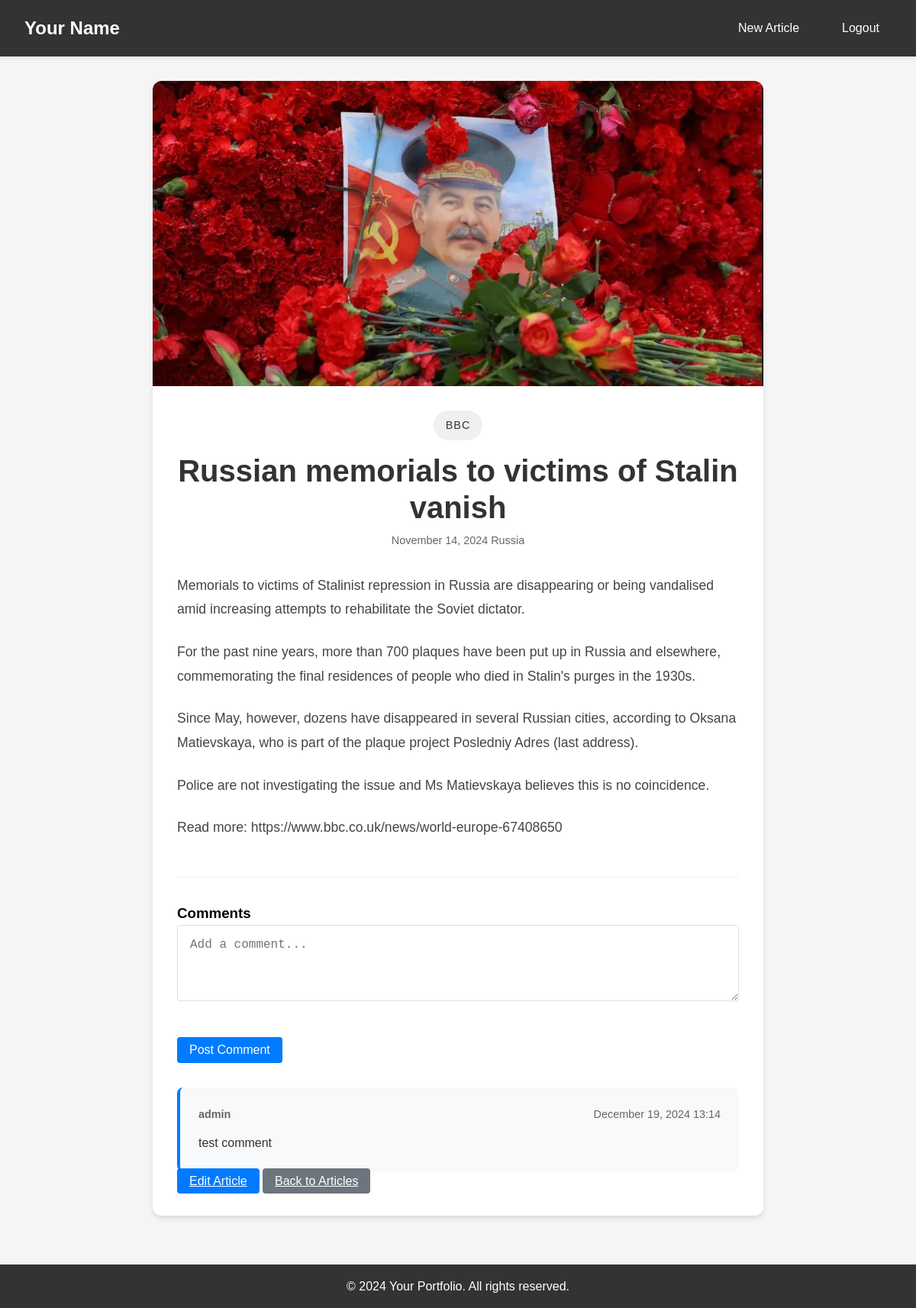
Page /article/7 (signed in) on the committed database.
### app.py (models this page shows, shortened)
class Article(db.Model):
    id = db.Column(db.Integer, primary_key=True)
    title = db.Column(db.String(200), nullable=False)
    content = db.Column(db.Text, nullable=False)
    publication = db.Column(db.String(100))
    date_published = db.Column(db.DateTime, nullable=False)
    category = db.Column(db.String(50))
    image_filename = db.Column(db.String(100))
    user_id = db.Column(db.Integer, db.ForeignKey('user.id'), nullable=False)
    comments = db.relationship('Comment', backref='article', lazy=True, cascade="all, delete-orphan")

class Comment(db.Model):
    id = db.Column(db.Integer, primary_key=True)
    content = db.Column(db.Text, nullable=False)
    created_at = db.Column(db.DateTime, default=datetime.utcnow)
    article_id = db.Column(db.Integer, db.ForeignKey('article.id'), nullable=False)
    user_id = db.Column(db.Integer, db.ForeignKey('user.id'), nullable=False)

class User(UserMixin, db.Model):
    id = db.Column(db.Integer, primary_key=True)
    username = db.Column(db.String(80), unique=True, nullable=False)
    password = db.Column(db.String(120), nullable=False)
    articles = db.relationship('Article', backref='author', lazy=True)
    comments = db.relationship('Comment', backref='user', lazy=True)

### app.py (the view)
@app.route('/article/<int:id>')
def article(id):
    article = Article.query.get_or_404(id)
    return render_template('article.html', article=article)

### app.py (called while the page is built)
@login_manager.user_loader
def load_user(user_id):
    return User.query.get(int(user_id))

### templates/article.html
{% extends "base.html" %}
{% block content %}
<div class="single-article">
   {% if article.image_filename %}
   <div class="article-hero">
       <img src="{{ url_for('static', filename='article_images/' + article.image_filename) }}" alt="{{ article.title }}">
   </div>
   {% endif %}
   <div class="article-container">
       <div class="article-header">
           <div class="article-source">{{ article.publication }}</div>
           <h1 class="article-title">{{ article.title }}</h1>
           <div class="article-meta">
               <span class="date">{{ article.date_published.strftime('%B %d, %Y') }}</span>
               {% if article.category %}
               <span class="category">{{ article.category }}</span>
               {% endif %}
           </div>
       </div>
       <div class="article-body">
           {% for paragraph in article.content.split('[PARA]') %}
               <p>{{ paragraph }}</p>
           {% endfor %}
       </div>
       <div class="comments-section">
           <h3>Comments</h3>
           {% if current_user.is_authenticated %}
           <form method="POST" action="{{ url_for('add_comment', id=article.id) }}" class="comment-form">
               <div class="form-group">
                   <textarea name="content" required placeholder="Add a comment..."></textarea>
               </div>
               <button type="submit" class="btn btn-primary">Post Comment</button>
           </form>
           {% else %}
           <p>Please <a href="{{ url_for('login') }}">login</a> to comment.</p>
           {% endif %}
           <div class="comments-list">
               {% for comment in article.comments|sort(attribute='created_at', reverse=true) %}
               <div class="comment">
                   <div class="comment-meta">
                       <strong>{{ comment.user.username }}</strong>
                       <span>{{ comment.created_at.strftime('%B %d, %Y %H:%M') }}</span>
                   </div>
                   <div class="comment-content">
                       {{ comment.content }}
                   </div>
               </div>
               {% else %}
               <p class="no-comments">No comments yet. Be the first to comment!</p>
               {% endfor %}
           </div>
       </div>
       {% if current_user.is_authenticated and article.user_id == current_user.id %}
       <div class="article-actions">
           <a href="{{ url_for('edit_article', id=article.id) }}" class="btn btn-edit">Edit Article</a>
           <a href="{{ url_for('home') }}" class="btn btn-back">Back to Articles</a>
       </div>
       {% else %}
       <div class="article-actions">
           <a href="{{ url_for('home') }}" class="btn btn-back">Back to Articles</a>
       </div>
       {% endif %}
   </div>
</div>
{% endblock %}

### static/test.css (style rules this page uses)
* { margin: 0; padding: 0; box-sizing: border-box; }
body { font-family: Arial, sans-serif; line-height: 1.6; min-height: 100vh; display: flex; flex-direction: column; background-color: #f5f5f5; }
.article-title { font-size: 1.5rem; color: #333; margin-bottom: 0.5rem; }
.article-meta { color: #666; font-size: 0.9rem; margin-bottom: 1rem; }
.form-group { margin-bottom: 1.5rem; }
.form-group input, .form-group textarea, .form-group select { width: 100%; padding: 0.75rem; border: 1px solid #ddd; border-radius: 4px; font-size: 1rem; background-color: white; }
.form-group textarea { min-height: 150px; resize: vertical; }
.btn { padding: 0.5rem 1rem; border: none; border-radius: 4px; cursor: pointer; font-size: 1rem; transition: background-color 0.3s; }
.btn-primary { background-color: #007bff; color: white; }
.btn-edit { background-color: #007bff; color: white; }
.btn-back { background-color: #6c757d; color: white; }
.single-article { background: white; border-radius: 12px; overflow: hidden; box-shadow: 0 4px 6px rgba(0, 0, 0, 0.1); margin-bottom: 2rem; }
.article-hero { width: 100%; height: 400px; position: relative; overflow: hidden; }
.article-hero img { width: 100%; height: 100%; object-fit: cover; }
.article-container { max-width: 800px; margin: 0 auto; padding: 2rem; }
.article-header { margin-bottom: 2rem; text-align: center; }
.article-source { display: inline-block; background: #f0f0f0; color: #333; padding: 0.5rem 1rem; border-radius: 20px; font-size: 0.9rem; margin-bottom: 1rem; text-transform: uppercase; letter-spacing: 1px; }
.single-article .article-title { font-size: 2.5rem; font-weight: bold; line-height: 1.2; }
.article-body { font-size: 1.1rem; line-height: 1.8; color: #444; margin-bottom: 2rem; }
.article-body p { margin-bottom: 1.5rem; }
.article-body p:last-child { margin-bottom: 0; }
.comments-section { margin-top: 3rem; padding-top: 2rem; border-top: 1px solid #eee; }
.comment-form { margin-bottom: 2rem; }
.comment-form textarea { width: 100%; min-height: 100px; padding: 1rem; border: 1px solid #ddd; border-radius: 4px; margin-bottom: 1rem; resize: vertical; }
.comments-list { display: flex; flex-direction: column; gap: 1.5rem; }
.comment { background: #f8f9fa; padding: 1.5rem; border-radius: 8px; border-left: 4px solid #007bff; }
.comment-meta { display: flex; justify-content: space-between; margin-bottom: 0.8rem; color: #666; font-size: 0.9rem; }
.comment-content { color: #333; line-height: 1.6; }

### rows in the picture
Article: image_filename (picture), publication "BBC", title "Russian memorials to victims of Stalin vanish", date_published "November 14, 2024", category "Russia"
Comment: user.username "admin", created_at "December 19, 2024 13:14", content "test comment"

### other values in the picture
{{ paragraph }} "Memorials to victims of Stalinist repression in Russia are disappearing or being vandalised amid increasing attempts to rehabilitate the Soviet dictator." "For the past nine years, more than 700 plaques have been put up in Russia and elsewhere, commemorating the final residences of people who died in Stalin's purges in the 1930s." "Since May, however, dozens have disappeared in several Russian cities, according to Oksana Matievskaya, who is part of the plaque project Posledniy Adres (last address)." "Police are not investigating the issue and Ms Matievskaya believes this is no coincidence." "Read more: https://www.bbc.co.uk/news/world-europe-67408650"
